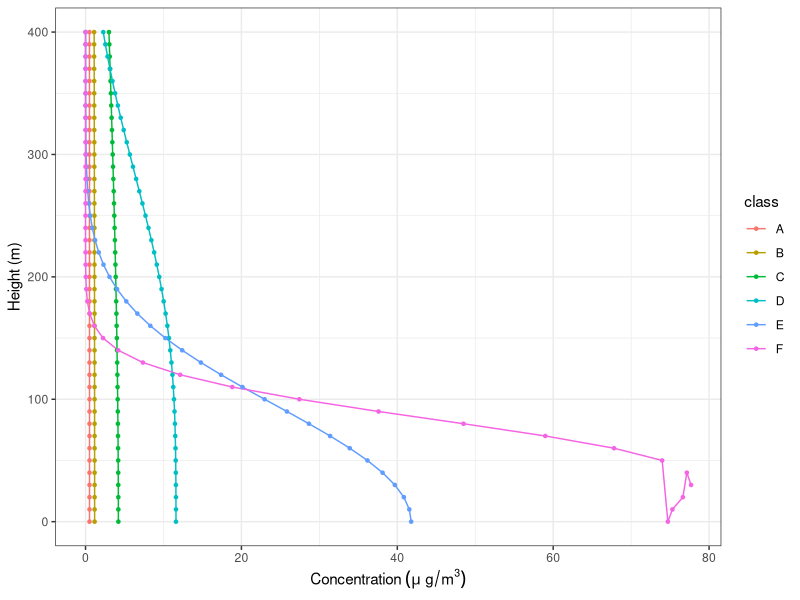

R code for this plot:
library(dplyr) 
library(ggplot2)

setwd("H:/geob/402_Air_Pollution_Meteorology/Assg_3/")

## reading in data with columns of z, effective stack height, and stability class.
gau_df <- read.csv("gaussian.csv")

## inserting new columns for sigma values
gau_df$sigmay <- NA
gau_df$sigmaz <- NA

## for this study, crosswind y component is 0
y <- 0

## define sigma value based on Gifford (12) for z between 100 and 10000m
## class A:
sigmay_A <- 0.22*10000*(1+0.0001*10000)^(-0.5)
sigmaz_A <- 0.20*10000

gau_df$sigmay[gau_df$class == "A"] <- sigmay_A
gau_df$sigmaz[gau_df$class == "A"] <- sigmaz_A

## class B
sigmay_B <- 0.16*10000*(1+0.0001*10000)^(-0.5)
sigmaz_B <- 0.12*10000

gau_df$sigmay[gau_df$class == "B"] <- sigmay_B
gau_df$sigmaz[gau_df$class == "B"] <- sigmaz_B

## class C
sigmay_C <- 0.11*10000*(1+0.0001*10000)^(-0.5)
sigmaz_C <- 0.08*10000*(1+0.0002*10000)^(-0.5)

gau_df$sigmay[gau_df$class == "C"] <- sigmay_C
gau_df$sigmaz[gau_df$class == "C"] <- sigmaz_C

## class D
sigmay_D <- 0.08*10000*(1+0.0001*10000)^(-0.5)
sigmaz_D <- 0.06*10000*(1+0.0015*10000)^(-0.5)

gau_df$sigmay[gau_df$class == "D"] <- sigmay_D
gau_df$sigmaz[gau_df$class == "D"] <- sigmaz_D

## class_E
sigmay_E <- 0.06*10000*(1+0.0001*10000)^(-0.5)
sigmaz_E <- 0.03*10000*(1+0.0003*10000)^(-1)

gau_df$sigmay[gau_df$class == "E"] <- sigmay_E
gau_df$sigmaz[gau_df$class == "E"] <- sigmaz_E

## class_F
sigmay_F <- 0.04*10000*(1+0.0001*10000)^(-0.5)
sigmaz_F <- 0.016*10000*(1+0.0003*10000)^(-1)

gau_df$sigmay[gau_df$class == "F"] <- sigmay_F
gau_df$sigmaz[gau_df$class == "F"] <- sigmaz_F

## computing Gaussian concentration for each class and inputting results in dataframe
gau_df <- gau_df %>% 
  group_by(class) %>% 
  mutate(conc = 1000000*5/(2*pi*1*sigmay*sigmaz)*(exp((-(z-Effective.Stack.Height)^2)/(2*sigmaz^2)) + exp(-(z+Effective.Stack.Height)^2/(2*sigmaz^2)))*exp(-(y^2)/(2*sigmay)))
                                     
## plotting modelled concentrations for different classes at different heights
ggplot(gau_df, aes(conc, z, group = class, colour = class)) +
  xlab(expression(Concentration ~(mu~g/m^{3}))) +
  ylab("Height (m)") +
  geom_line() +
  geom_point(size = 0.9) +
  theme_bw()
